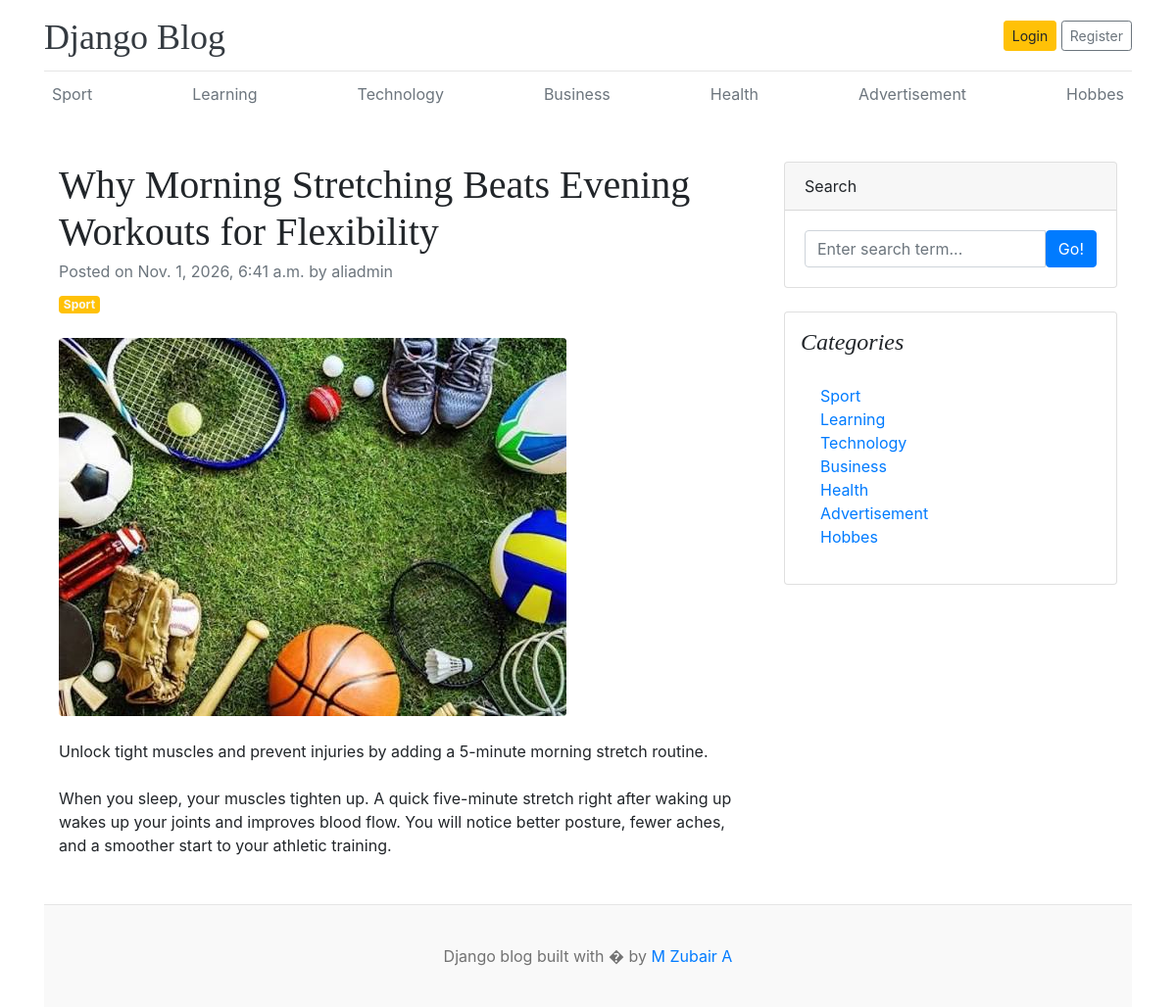
The page /why-morning-stretching-beats-evening-workouts-for-flexibility/ on the database as committed earlier.
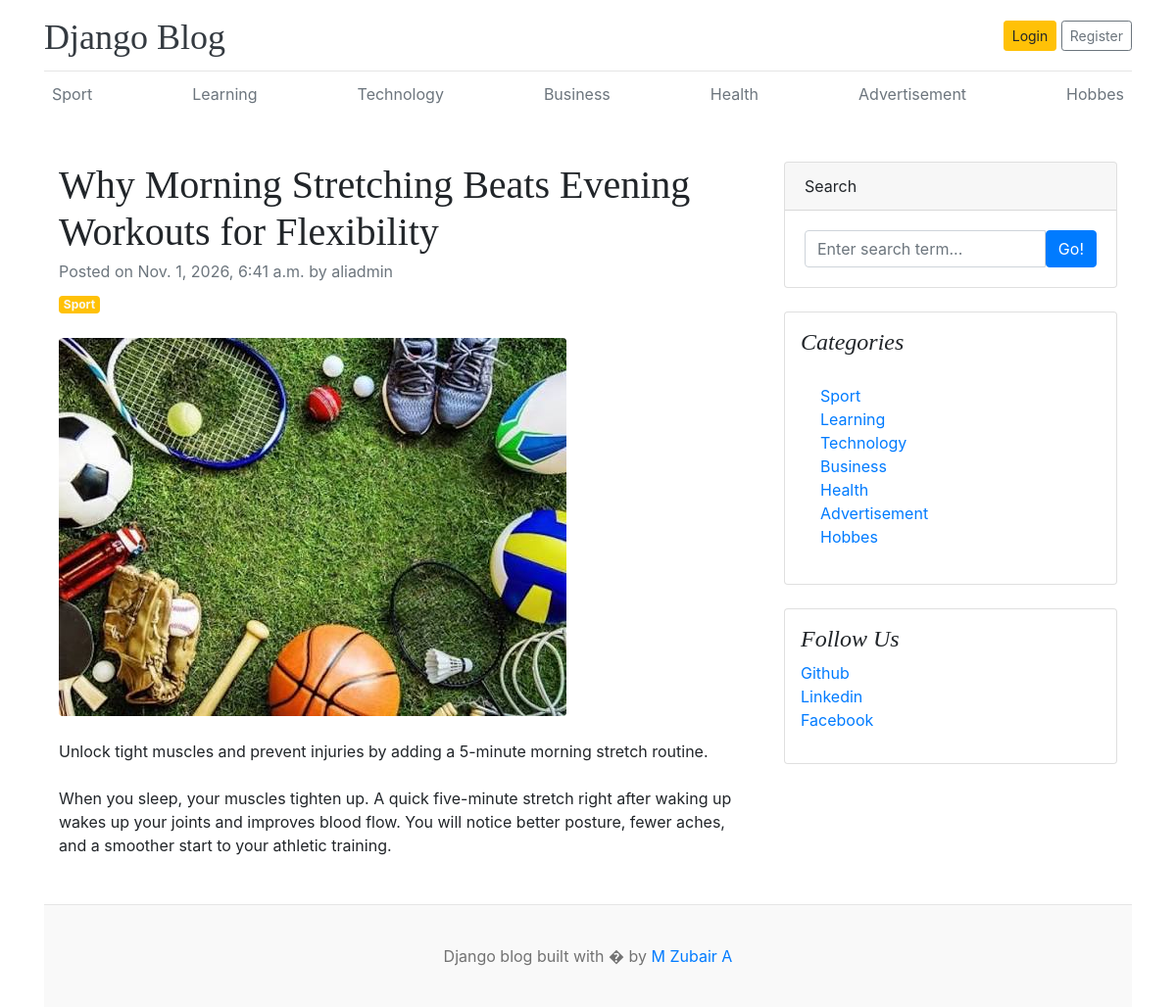
The same page on the database as committed later.
### blogs/models.py (models this page shows)
class Category(models.Model):
    category_name = models.CharField(max_length=50, unique=True)
    created_at = models.DateTimeField(auto_now_add=True)
    updated_at = models.DateTimeField(auto_now=True)
    class Meta:
        verbose_name_plural = "Categories"
    def __str__(self):
        return self.category_name

### assignments/models.py (models this page shows, shortened)
class SocialLink(models.Model):
    platform = models.CharField(max_length=25)
    link = models.URLField(max_length=200)
    created_at = models.DateTimeField(auto_now_add=True)
    updated_at = models.DateTimeField(auto_now=True)

### blogs/views.py (the view)
# urls.py: path('<slug:slug>/', BlogsViews.blogs, name='blogs'),
def blogs(request, slug):
    single_blog = get_object_or_404(Blog, slug=slug, status='Published')
    context = {
        'single_blog': single_blog,
    }
    return render(request, 'blogs.html', context)

### blogs/context_processors.py (called while the page is built)
def get_categories(request):
    categories = Category.objects.all()
    return dict(categories=categories)

def get_social_links(request):
    social_links = SocialLink.objects.all()
    return dict(social_links=social_links)

### templates/blogs.html
{% extends 'base.html' %}
{% block content %}
<div class="container mt-5">
    <div class="row">
        <div class="col-lg-8">
            <article>
                <header class="mb-4">
                    <h1 class="fw-bolder mb-1"> {{ single_blog.title }} </h1>
                    <div class="text-muted fst-italic mb-2"> Posted on {{ single_blog.created_at }} by {{ single_blog.author }} </div>
                    <a class="badge bg-warning text-decoration-none text-light" href="#!"> {{ single_blog.category }} </a>
                </header>
                <figure class="mb-4"> <img class="img-fluid rounded" src="{{ single_blog.featured_image.url }}" alt=" {{ single_blog.title }}"> </figure>
                <section class="mb-5">
                    <p class="fs-5 mb-4"> {{ single_blog.short_description }} </p>
                    <p class="fs-5 mb-4"> {{ single_blog.blog_body }} </p>
                </section>
            </article>
        </div>
        <div class="col-lg-4">
            <div class="card mb-4">
                <div class="card-header"> Search </div>
                <div class="card-body">
                    <div class="input-group">
                        <input class="form-control"  type="text"  placeholder="Enter search term..."  aria-label="Enter search term..." aria-describedby="button-search">
                        <button class="btn btn-primary"  id="button-search"  type="button">  Go! </button>
                    </div>
                </div>
            </div>
            <div class="card mb-4 p-3">
                <h4 class="font-italic"> Categories </h4>
                <div class="card-body">
                    <div class="row">
                        <div class="col-sm-6">
                            <ul class="list-unstyled mb-0">
                                {% for category in categories %}
                                <li><a href="{% url 'posts_by_category' category.id %}"> {{ category.category_name }} </a></li>
                                {% endfor %}
                            </ul>
                        </div>
                    </div>
                </div>
            </div>
             {% if social_links %}
            <div class="card mb-4 p-3">
                <h4 class="font-italic">
                    Follow Us
                </h4>
                <ol class="list-unstyled">
                    {% for links in social_links %}
                    <li><a href="{{ links.url }}" target="_blank">{{ links.platform }}</a></li>
                    {% endfor %}
                </ol>
            </div>
            {% endif %}
        </div>
    </div>
</div>
{% endblock %}

### templates/base.html (shortened to what this page needs)
{% load static %}
<!DOCTYPE html>
<html lang="en">
<head>
    <link href="https://getbootstrap.com/docs/4.0/dist/css/bootstrap.min.css" rel="stylesheet">
    <link href="{% static 'css/blog.css' %}" rel="stylesheet">
  </head>
<body>
    <div class="container">
      <header class="blog-header py-3">
        <div class="row flex-nowrap justify-content-between align-items-center">
          <div class="col-8 pt-1">
            <a class="blog-header-logo text-dark" href="/">Django Blog</a>
          </div>
          <div class="col-4 d-flex justify-content-end align-items-center">
            <a class="btn btn-sm btn-warning" href="#">Login</a> &nbsp;
            <a class="btn btn-sm btn-outline-secondary" href="#">Register</a>
          </div>
        </div>
      </header>
      <div class="nav-scroller py-1 mb-2">
        <nav class="nav d-flex justify-content-between">
          {% for category in categories %}
          <a class="p-2 text-muted" href="{% url 'posts_by_category' category.id %}">{{ category.category_name }}</a>
          {% endfor %}
        </nav>
      </div>
{% block content %}
{% endblock %}
<footer class="blog-footer">
  <p>Django blog built with � by <a href="#">M Zubair A</a></p>
</footer>
</body>
</html>

Rows that differ between the two databases and show on the page:
added SocialLink: platform "Github"
added SocialLink: platform "Linkedin"
added SocialLink: platform "Facebook"
Other text that changed with them:
text now shown: "Follow Us"
